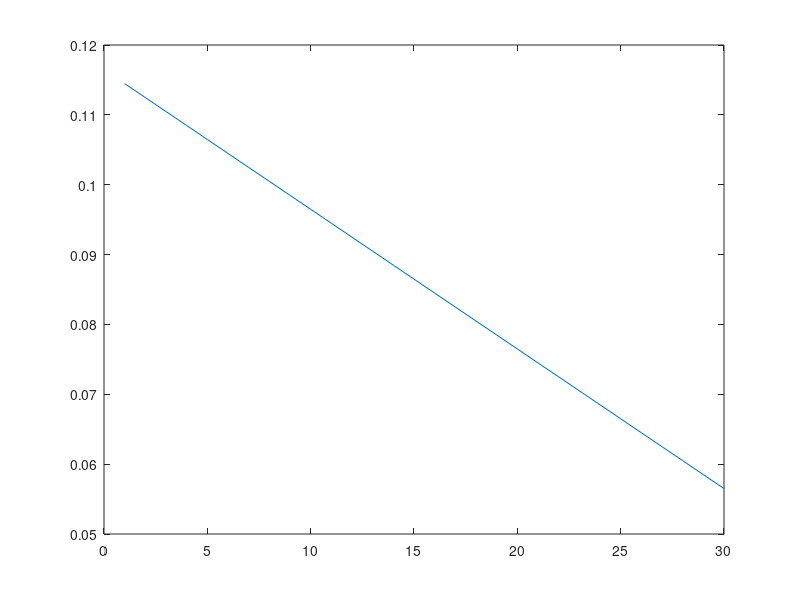

Write MATLAB code to recreate this figure.
clear; close all; clc;

% dims : 信号源・観測点数N
% xVecArr : 入力信号x
% mu : ステップサイズμ
% el : 繰り返し回数L
% pFn : 生成モデルp
% phiFn : スコア関数φ
dims = 2;
xVecArr = zeros(dims, 10);
mu = 0.001;
el = 30;
pFn = @(y) 1 / pi : sech(y);
phiFn = @(y) tanh(y);

% xLen : 入力信号長
% iMat : N次単位行列
% yVecArr : 分離信号y
% wMatArr : 分離行列の列
xLen = size(xVecArr, 2);
iMat = eye(dims);
yVecArr = zeros(dims, xLen);
wMatArr = zeros(dims, dims, el);

wMatArr(:, :, 1) = iMat;
for i = 1:el - 1
    % eMat : 期待値の行列E
    eMat = zeros(dims, dims);

    % y = W * x
    yVecArr = wMatArr(:, :, i) * xVecArr;
    % E = SUM(R) / T
    for j = 1:xLen
        yVec = wMatArr(:, :, i) * xVecArr(:, j);
        rMat = phiFn(yVec) * yVec';
        eMat = eMat + rMat;
    end
    eMat = eMat / xLen;

    % W[i + 1] = W[i] - μ * (E - I) * W[i]
    wMatArr(:, :, i + 1) = wMatArr(:, :, i) - mu * (eMat - iMat) * wMatArr(:, :, i);
end

% カルバックーライブラ・ダイバージェンスJの列
jArr = zeros(xLen, 1);
for i = 1:el
    jArr(i) = -log(abs(det(wMatArr(:, :, i)))) - sum(log(pFn(yVecArr))) / xLen;
end

plot(jArr);

for i = 1:xLen
    yVecArr(:, i) = wMatArr(:, :, end) * xVecArr(:, i);
end
